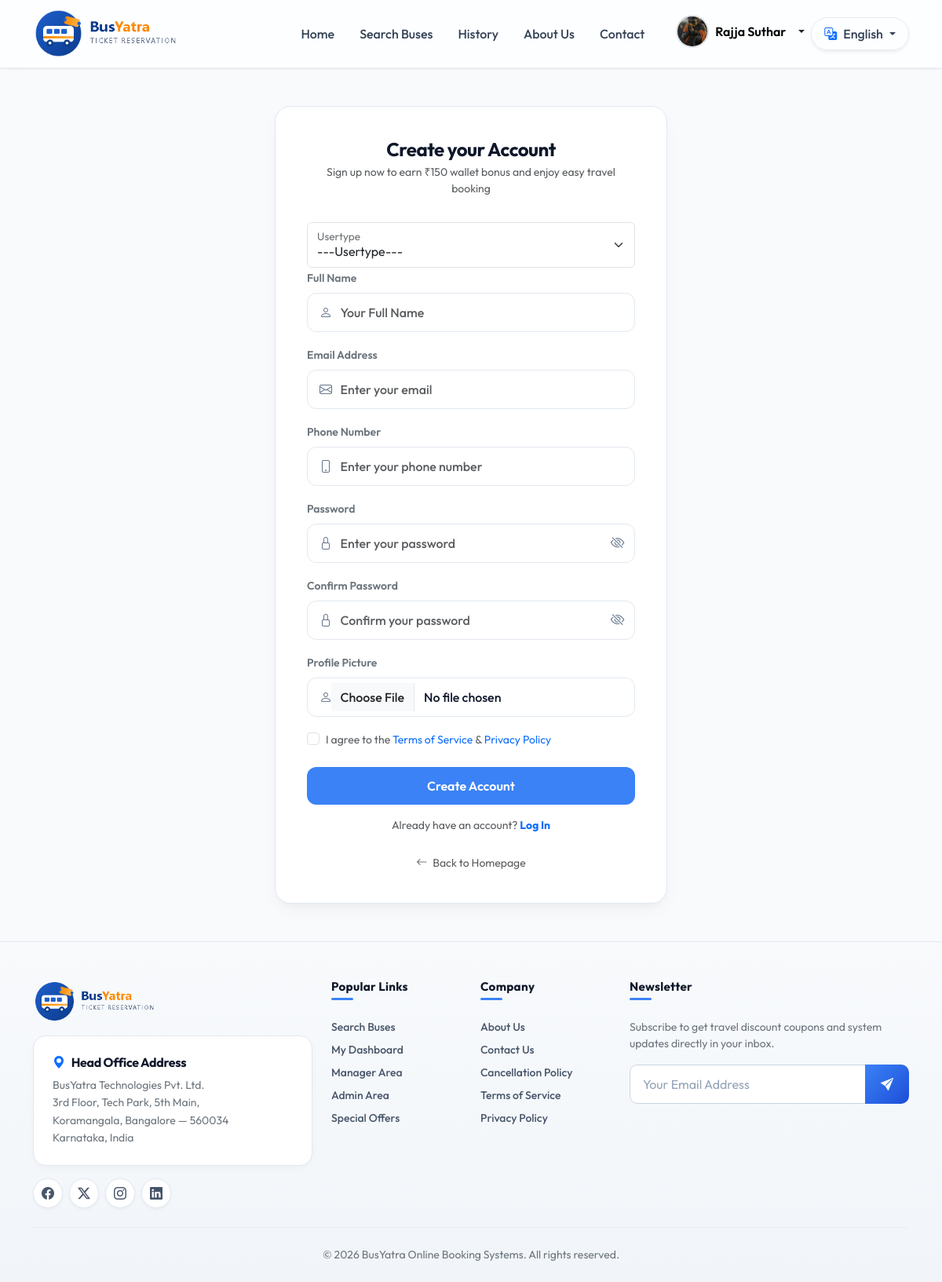
Page /register/ (signed in) on the committed database.
### Bus/models.py (models this page shows, shortened)
class User(models.Model):
    name = models.CharField(max_length=100)
    email = models.EmailField(unique=True)
    phone = models.CharField(max_length=15, unique=True)
    password = models.CharField(max_length=100)
    profile =models.ImageField(default='', upload_to='profile/')
    usertype = models.CharField(max_length=20, default="customer")

### Bus/views.py (the view, shortened to what this page needs)
# urls.py: path('register/', views.register, name='register'),
def register(request):
    return render(request, "register.html")

### Bus/context_processors.py (called while the page is built)
def login_user(request):
    email = request.session.get('email')
    if email:
        try:
            user = User.objects.get(email=email)
            return {'login_user': user}
        except User.DoesNotExist:
            pass
    return {'login_user': None}

### Bus/templates/register.html (shortened to what this page needs)
{% extends 'base.html' %}
{% load static %}
{% block content %}
<main class="flex-grow-1 d-flex align-items-center justify-content-center py-5">
    <div class="auth-card" style="max-width: 500px;">
        <div class="auth-header text-center">
            <h4 class="text-navy-dark mb-1">Create your Account</h4>
            <p class="text-muted small">Sign up now to earn ₹150 wallet bonus and enjoy easy travel booking</p>
        </div>
        <form method="POST" action="{% url 'register' %}" id="registerForm" enctype="multipart/form-data">
            <div class="col-md-12">
                <div class="form-floating">
                    <select class="form-select" id="usertype" name="usertype" aria-label="Usertype">
                        <option value="usertype" hidden>---Usertype---</option>
                    </select>
                    <label for="usertype">Usertype</label>
                </div>
            </div>
            <div class="mb-3">
                <label for="fullName" class="form-label fw-semibold text-secondary small">Full Name</label>
                <div class="input-group-custom">
                    <input type="text" class="form-control" id="fullName" name="name" placeholder="Your Full Name"
                        required>
                </div>
            </div>
            <div class="mb-3">
                <label for="email" class="form-label fw-semibold text-secondary small">Email Address</label>
                <div class="input-group-custom">
                    <input type="email" class="form-control" id="email" name="email" placeholder="Enter your email"
                        required>
                </div>
            </div>
            <div class="mb-3">
                <label for="phoneNumber" class="form-label fw-semibold text-secondary small">Phone Number</label>
                <div class="input-group-custom">
                    <input type="tel" class="form-control" id="phoneNumber" name="mobile"
                        placeholder="Enter your phone number" required>
                </div>
            </div>
            <div class="mb-3">
                <label for="password" class="form-label fw-semibold text-secondary small">Password</label>
                <div class="input-group-custom">
                    <input type="password" class="form-control" id="password" name="password"
                        placeholder="Enter your password" required>
                    <button type="button" class="password-toggle-btn" id="toggleRegisterPassword">
                        <i class="bi bi-eye-slash" id="toggleRegisterPasswordIcon"></i>
                    </button>
                </div>
            </div>
            <div class="mb-3">
                <label for="confirmPassword" class="form-label fw-semibold text-secondary small">Confirm Password</label>
                <div class="input-group-custom">
                    <input type="password" class="form-control" id="confirmPassword" name="confirm_password"
                        placeholder="Confirm your password" required>
                    <button type="button" class="password-toggle-btn" id="toggleRegisterConfirmPassword">
                        <i class="bi bi-eye-slash" id="toggleRegisterConfirmPasswordIcon"></i>
                    </button>
                </div>
            </div>
            <div class="mb-3">
                <label for="profile" class="form-label fw-semibold text-secondary small">Profile Picture</label>
                <div class="input-group-custom">
                    <input type="file" class="form-control" id="profile" name="profile">
                </div>
            </div>
            <div class="mb-4">
                <div class="form-check">
                    <input type="checkbox" class="form-check-input" id="termsCheck" required>
                    <label class="form-check-label text-muted small" for="termsCheck">
                        I agree to the <a href="#" class="text-primary text-decoration-none">Terms of Service</a> & <a
                            href="#" class="text-primary text-decoration-none">Privacy Policy</a>
                    </label>
                </div>
            </div>
            <button type="submit" class="btn btn-primary-custom w-100 py-2.5 fs-6 mb-3" id="signUpBtn">
                <span id="btnText">Create Account</span>
            </button>
            <p class="text-center text-muted small mb-0">
                Already have an account? <a href="{% url 'login' %}"
                    class="text-primary text-decoration-none fw-bold">Log In</a>
            </p>
        </form>
        <div class="text-center mt-4">
            <a href="{% url 'index' %}" class="text-muted text-decoration-none small"><i
                    class="bi bi-arrow-left me-1"></i> Back to Homepage</a>
        </div>
    </div>
</main>
{% endblock %}

### Bus/templates/base.html (shortened to what this page needs)
{% load static %}
<!DOCTYPE html>
<html lang="en">
<head>
    <link href="https://cdn.jsdelivr.net/npm/bootstrap@5.3.2/dist/css/bootstrap.min.css" rel="stylesheet">
    <link href="https://cdn.jsdelivr.net/npm/bootstrap-icons@1.11.2/font/bootstrap-icons.min.css" rel="stylesheet">
    <link rel="stylesheet" href="{% static 'assets/css/style.css' %}?v=1.2">
    <link rel="stylesheet" href="https://cdn.jsdelivr.net/npm/swiper@11/swiper-bundle.min.css" />
</head>
<body>
    <nav class="navbar navbar-expand-lg navbar-custom sticky-top">
        <div class="container">
            <a class="navbar-brand d-flex align-items-center" href="{% url 'index' %}">
                <img src="{% static 'assets/images/logo.png' %}" alt="BusYatra Logo" height="65">
            </a>
            <div class="collapse navbar-collapse" id="navbarNav">
                <ul class="navbar-nav ms-auto align-items-center">
                    <li class="nav-item">
                        <a class="nav-link" href="{% url 'index' %}">Home</a>
                    </li>
                    <li class="nav-item">
                        <a class="nav-link" href="{% url 'bus_list' %}">Search Buses</a>
                    </li>
                    <li class="nav-item">
                        <a class="nav-link" href="{% url 'my_orders' %}">History</a>
                    </li>
                    <li class="nav-item">
                        <a class="nav-link" href="{% url 'about' %}">About Us</a>
                    </li>
                    <li class="nav-item">
                        <a class="nav-link" href="{% url 'contact' %}">Contact</a>
                    </li>
                    <li class="nav-item ms-lg-3 mt-2 mt-lg-0 d-flex align-items-center gap-2" id="navUserArea">
                        {% if request.session.email %}
                        <div class="dropdown profile-dropdown">
                            {% if login_user and login_user.profile and login_user.profile.name %}
                            <a href="#"
                                class="dropdown-toggle ms-2 d-inline-flex align-items-center gap-2 text-dark text-decoration-none"
                                role="button" data-bs-toggle="dropdown" data-bs-offset="0,8" aria-expanded="false"
                                title="{{ login_user.name|default:request.session.name }}">
                                <img src="{{ login_user.profile.url }}" width="42" height="42"
                                    class="rounded-circle border border-2 object-fit-cover">
                                <span class="fw-semibold text-black notranslate" style="color: #000 !important;">{{ login_user.name|default:request.session.name }}</span>
                            </a>
                            {% endif %}
                        </div>
                        {% else %}
                        <a href="{% url 'login' %}" class="btn btn-outline-nav btn-sm">
                            <i class="bi bi-box-arrow-in-right me-1"></i>Login
                        </a>
                        {% endif %}
                    </li>
                    <li class="nav-item dropdown ms-lg-2 mt-2 mt-lg-0">
                        <a class="nav-link dropdown-toggle d-inline-flex align-items-center gap-1 bg-white border border-light-subtle rounded-pill px-3 py-1 shadow-sm text-dark fw-medium"
                            href="#" role="button" id="languageDropdown" data-bs-toggle="dropdown"
                            aria-expanded="false">
                            <i class="bi bi-translate text-primary me-1 fs-6"></i>
                            <span id="selectedLanguageText">English</span>
                        </a>
                    </li>
                </ul>
            </div>
        </div>
    </nav>
    {% block content %}
    {% endblock %}
    <footer class="footer-custom pt-5 pb-4">
        <div class="container">
            <div class="row gy-4">
                <div class="col-md-4">
                    <a class="d-inline-block mb-3" href="{% url 'index' %}">
                        <img src="{% static 'assets/images/logo.png' %}" alt="BusYatra Logo" height="55">
                    </a>
                    <div class="footer-card p-4 mb-3">
                        <h6 class="fw-bold text-navy-dark mb-2 d-flex align-items-center">
                            <i class="bi bi-geo-alt-fill me-2 text-primary"></i>Head Office Address
                        </h6>
                        <p class="small mb-0 text-secondary" style="line-height: 1.6;">
                            BusYatra Technologies Pvt. Ltd.<br>
                            3rd Floor, Tech Park, 5th Main,<br>
                            Koramangala, Bangalore — 560034<br>
                            Karnataka, India
                        </p>
                    </div>
                    <div class="d-flex gap-2">
                        <a href="#" class="footer-social-icon" aria-label="Facebook"><i class="bi bi-facebook"></i></a>
                        <a href="#" class="footer-social-icon" aria-label="Twitter"><i class="bi bi-twitter-x"></i></a>
                        <a href="#" class="footer-social-icon" aria-label="Instagram"><i
                                class="bi bi-instagram"></i></a>
                        <a href="#" class="footer-social-icon" aria-label="LinkedIn"><i class="bi bi-linkedin"></i></a>
                    </div>
                </div>
                <div class="col-md-2 col-6">
                    <h6 class="footer-heading mb-4">Popular Links</h6>
                    <ul class="list-unstyled small mb-0">
                        <li class="mb-2"><a href="{% url 'bus_list' %}" class="text-decoration-none">Search Buses</a>
                        </li>
                        <li class="mb-2"><a href="{% url 'user_dashboard' %}" class="text-decoration-none">My
                                Dashboard</a></li>
                        <li class="mb-2"><a href="{% url 'manager_dashboard' %}" class="text-decoration-none">Manager
                                Area</a></li>
                        <li class="mb-2"><a href="{% url 'admin_dashboard' %}" class="text-decoration-none">Admin
                                Area</a></li>
                        <li class="mb-2"><a href="#" class="text-decoration-none">Special Offers</a></li>
                    </ul>
                </div>
                <div class="col-md-2 col-6">
                    <h6 class="footer-heading mb-4">Company</h6>
                    <ul class="list-unstyled small mb-0">
                        <li class="mb-2"><a href="{% url 'about' %}" class="text-decoration-none">About Us</a></li>
                        <li class="mb-2"><a href="{% url 'contact' %}" class="text-decoration-none">Contact Us</a></li>
                        <li class="mb-2"><a href="#" class="text-decoration-none">Cancellation Policy</a></li>
                        <li class="mb-2"><a href="#" class="text-decoration-none">Terms of Service</a></li>
                        <li class="mb-2"><a href="#" class="text-decoration-none">Privacy Policy</a></li>
                    </ul>
                </div>
                <div class="col-md-4">
                    <h6 class="footer-heading mb-4">Newsletter</h6>
                    <p class="small mb-3 text-secondary">Subscribe to get travel discount coupons and system updates
                        directly in your inbox.</p>
                    <div class="input-group">
                        <input type="email" class="form-control" placeholder="Your Email Address"
                            aria-label="Your Email Address">
                        <button class="btn btn-subscribe" type="button" aria-label="Subscribe">
                            <i class="bi bi-send-fill"></i>
                        </button>
                    </div>
                </div>
            </div>
            <hr class="my-4">
            <div class="row align-items-center">
                <div class="col-md-12 text-center small text-secondary">
                    &copy; 2026 BusYatra Online Booking Systems. All rights reserved.
                </div>
            </div>
        </div>
    </footer>
</body>
</html>

### rows in the picture
User: profile (picture), name "Rajja Suthar"
